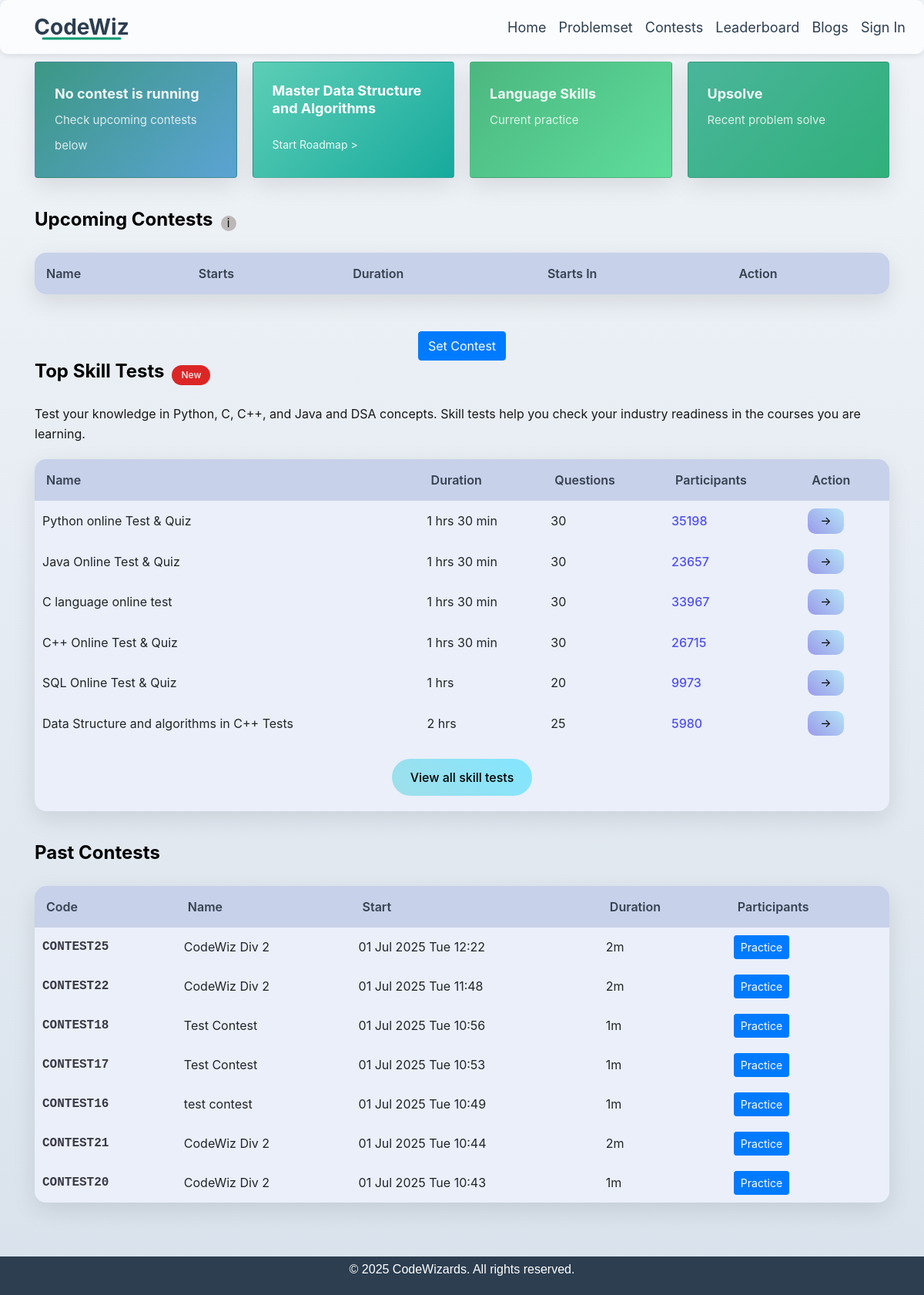
Screenshot of /contests.php with the database file from the repository.
### tables this page shows
CREATE TABLE `contests` (
  `contest_id` int(11) NOT NULL,
  `title` varchar(255) DEFAULT NULL,
  `duration` int(11) DEFAULT NULL,
  `start_time` datetime DEFAULT NULL
);

### contests.php (the view, shortened to what this page needs)
<!DOCTYPE html>
<html lang="en">
<head>
    <link rel="stylesheet" href="https://maxcdn.bootstrapcdn.com/bootstrap/4.5.2/css/bootstrap.min.css">
</head>
<body>
    <div class="page-container">
        <?php include('/xampp/htdocs/webb/partials/navbar.php'); ?>
        <div class="main-content">
            <div class="container">
                <div class="featured-cards">
                    <?php
                    require_once "/xampp/htdocs/webb/partials/dbconnection.php";
                    $current_time = date('Y-m-d H:i:s');
                    $sql = "SELECT * FROM contests
        WHERE start_time <= ?
        AND DATE_ADD(start_time, INTERVAL duration MINUTE) >= ?
        LIMIT 1";
                    $stmt = $conn->prepare($sql);
                    $stmt->bind_param("ss", $current_time, $current_time);
                    $stmt->execute();
                    $result = $stmt->get_result();
                    $running = $result->fetch_assoc();
                    ?>
                    <div class="card running-contest">
                        <?php
                        $isRegistered = false;
                        ?>
                        <?php if ($running): ?>
                            <div class="card-title">
                                <?php if (isset($_SESSION['uid'])): ?>
                                    <?php if ($isRegistered): ?>
                                        <a href="participate.php?cid=<?= $running['contest_id'] ?>" class="card-title1">
                                            <?= htmlspecialchars($running['title']) ?>
                                        </a>
                                    <?php else: ?>
                                        <a href="#" class="card-title1" onclick="alert('❌ You must register before the contest starts.'); return false;">
                                            <?= htmlspecialchars($running['title']) ?>
                                        </a>
                                    <?php endif; ?>
                                <?php else: ?>
                                    <a href="login.php" class="card-title1">
                                        <?= htmlspecialchars($running['title']) ?> (Login Required)
                                    </a>
                                <?php endif; ?>
                            </div>
                            <div class="card-meta">
                                <span><?= date('d M Y', strtotime($running['start_time'])) ?></span>
                                <span>
                                    <?= date('h:i A', strtotime($running['start_time'])) ?> to
                                    <?= date('h:i A', strtotime("+{$running['duration']} minutes", strtotime($running['start_time']))) ?>
                                </span>
                                <span id="contest-timer">Loading...</span>
                                <script>
                                    const endTime = new Date("<?= date('Y-m-d H:i:s', strtotime($running['start_time'] . " +{$running['duration']} minutes")) ?>").getTime();
                                    function updateContestTimer() {
                                        const now = new Date().getTime();
                                        const distance = endTime - now;
                                        if (distance <= 0) {
                                            document.getElementById("contest-timer").innerText = "Contest ended";
                                            clearInterval(timerInterval);
                                            return;
                                        }
                                        const h = Math.floor((distance % (1000 * 60 * 60 * 24)) / (1000 * 60 * 60));
                                        const m = Math.floor((distance % (1000 * 60 * 60)) / (1000 * 60));
                                        const s = Math.floor((distance % (1000 * 60)) / 1000);
                                        document.getElementById("contest-timer").innerText = `${h}h ${m}m ${s}s remaining`;
                                    }
                                    updateContestTimer();
                                    const timerInterval = setInterval(updateContestTimer, 1000);
                                </script>
                            </div>
                            <div class="mt-3">
                                <?php if (!isset($_SESSION['uid'])): ?>
                                    <a href="login.php" class="btn btn-warning">Login to Enter</a>
                                <?php elseif ($isRegistered): ?>
                                    <a href="participate.php?cid=<?= $running['contest_id'] ?>" class="btn btn-light">Enter</a>
                                <?php else: ?>
                                    <button class="btn btn-secondary" disabled>Not Registered</button>
                                <?php endif; ?>
                            </div>
                        <?php else: ?>
                            <div class="card-title">
                                <span class="card-title1">No contest is running</span>
                            </div>
                            <div class="card-subtitle">Check upcoming contests below</div>
                        <?php endif; ?>
                    </div>
                    <div class="card data-structure">
                        <div class="card-title">Master Data Structure and Algorithms</div>
                        <div class="card-content">
                            <a href="#" class="card-link">Start Roadmap ></a>
                        </div>
                    </div>
                    <div class="card language-skills">
                        <div class="card-title">
                            <a href="#" class="card-title1">Language Skills</a>
                        </div>
                        <div class="card-subtitle">Current practice</div>
                    </div>
                    <div class="card upsolve">
                        <div class="card-title">
                            <a href="#" class="card-title1">Upsolve</a>
                        </div>
                        <div class="card-subtitle">Recent problem solve</div>
                    </div>
                </div>
                <?php
                require_once "/xampp/htdocs/webb/partials/dbconnection.php";
                ?>
                <div class="section-header">
                    <h2 class="section-title">Upcoming Contests</h2>
                    <div class="info-icon">i</div>
                </div>
                <div class="table-container">
                    <table>
                        <thead>
                            <tr>
                                <th>Name</th>
                                <th>Starts</th>
                                <th>Duration</th>
                                <th>Starts In</th>
                                <th>Action</th>
                            </tr>
                        </thead>
                    </table>
                </div>
                <div class="text-center mt-5">
                    <button class="btn btn-primary" onclick="openSetterPopup()">Set Contest</button>
                </div>
                <div class="section-header">
                    <h2 class="section-title">Top Skill Tests</h2>
                    <div class="status-badge status-new">New</div>
                </div>
                <div class="skill-tests-desc">
                    Test your knowledge in Python, C, C++, and Java and DSA concepts. Skill tests help you check your industry readiness in the courses you are learning.
                </div>
                <div class="table-container">
                    <table>
                        <thead>
                            <tr>
                                <th>Name</th>
                                <th>Duration</th>
                                <th>Questions</th>
                                <th>Participants</th>
                                <th>Action</th>
                            </tr>
                        </thead>
                        <tbody>
                            <tr>
                                <td>Python online Test & Quiz</td>
                                <td>1 hrs 30 min</td>
                                <td>30</td>
                                <td class="participants">35198</td>
                                <td><button class="action-btn">→</button></td>
                            </tr>
                            <tr>
                                <td>Java Online Test & Quiz</td>
                                <td>1 hrs 30 min</td>
                                <td>30</td>
                                <td class="participants">23657</td>
                                <td><button class="action-btn">→</button></td>
                            </tr>
                            <tr>
                                <td>C language online test</td>
                                <td>1 hrs 30 min</td>
                                <td>30</td>
                                <td class="participants">33967</td>
                                <td><button class="action-btn">→</button></td>
                            </tr>
                            <tr>
                                <td>C++ Online Test & Quiz</td>
                                <td>1 hrs 30 min</td>
                                <td>30</td>
                                <td class="participants">26715</td>
                                <td><button class="action-btn">→</button></td>
                            </tr>
                            <tr>
                                <td>SQL Online Test & Quiz</td>
                                <td>1 hrs</td>
                                <td>20</td>
                                <td class="participants">9973</td>
                                <td><button class="action-btn">→</button></td>
                            </tr>
                            <tr>
                                <td>Data Structure and algorithms in C++ Tests</td>
                                <td>2 hrs</td>
                                <td>25</td>
                                <td class="participants">5980</td>
                                <td><button class="action-btn"> → </button></td>
                            </tr>
                        </tbody>
                    </table>
                    <button class="view-all-btn">View all skill tests</button>
                </div>
                <?php
                $now = date('Y-m-d H:i:s');
                $pastSql = "SELECT * FROM contests WHERE DATE_ADD(start_time, INTERVAL duration MINUTE) < ? ORDER BY start_time DESC LIMIT 7";
                $pastStmt = $conn->prepare($pastSql);
                $pastStmt->bind_param("s", $now);
                $pastStmt->execute();
                $pastResult = $pastStmt->get_result();
                ?>
                <div class="section-header">
                    <h2 class="section-title">Past Contests</h2>
                </div>
                <div class="table-container">
                    <table>
                        <thead>
                            <tr>
                                <th>Code</th>
                                <th>Name</th>
                                <th>Start</th>
                                <th>Duration</th>
                                <th>Participants</th>
                            </tr>
                        </thead>
                        <tbody>
                            <?php while ($row = $pastResult->fetch_assoc()):
                                $start = new DateTime($row['start_time']);
                                $duration = (int)$row['duration'];
                                $h = floor($duration / 60);
                                $m = $duration % 60;
                                $durationStr = ($h ? "{$h}h " : "") . "{$m}m";
                            ?>
                                <tr>
                                    <td class="code-cell">CONTEST<?php echo $row['contest_id']; ?></td>
                                    <td><?php echo htmlspecialchars($row['title']); ?></td>
                                    <td><?php echo $start->format('d M Y D H:i'); ?></td>
                                    <td><?php echo $durationStr; ?></td>
                                    <td>
                                        <button class="btn btn-sm btn-primary practice-btn" data-cid="<?php echo $row['contest_id']; ?>">
                                            Practice
                                        </button>
                                    </td>
                                </tr>
                            <?php endwhile; ?>
                        </tbody>
                    </table>
                </div>
            </div>
        </div>
        <?php include('/xampp/htdocs/webb/partials/mini_footer.php'); ?>
    </div>
</body>
</html>

### contests.php (style rules this page uses)
* { margin: 0; padding: 0; box-sizing: border-box; }
html, body { background: linear-gradient(to bottom, #f0f4f8, #d9e2ec); font-family: 'Poppins', sans-serif; color: #333; margin: 0; padding: 0; height: 100%; }
.page-container { min-height: 100vh; display: flex; flex-direction: column; }
.main-content { padding: 30px 0; margin-top: 50px; }
.featured-cards { display: grid; grid-template-columns: 1fr 1fr 1fr 1fr; gap: 20px; margin-bottom: 40px; }
.card { border-radius: 15px; padding: 25px; box-shadow: 0 10px 30px rgba(0, 0, 0, 0.1); transition: transform 0.3s ease, box-shadow 0.3s ease; position: relative; overflow: hidden; color: white; min-height: 140px; }
.card.running-contest { background: linear-gradient(135deg, #3c9884 0%, #5ba3d4 100%); }
.card.data-structure { background: linear-gradient(135deg, #5dceb6 0%, #17aa9d 100%); }
.card.language-skills { background: linear-gradient(135deg, #4cb780 0%, #5edd9b 100%); }
.card.upsolve { background: linear-gradient(135deg, #4ab59a 0%, #30b07b 100%); }
.card-title { font-size: 18px; font-weight: 700; color: white; line-height: 1.3; }
.card-title1 { color: rgba(255, 255, 255, 0.9); text-decoration: none; font-size: 18px; display: inline-flex; align-items: center; margin-top: 4px; }
.card-subtitle { font-size: 15px; color: rgba(255, 255, 255, 0.8); margin-bottom: 10px; line-height: 2.2; gap: 10px; }
.card-content { color: rgba(255, 255, 255, 0.9); line-height: 1.9; }
.card-link { color: rgba(255, 255, 255, 0.9); text-decoration: none; font-size: 14px; display: inline-flex; align-items: center; gap: 5px; margin-top: 10px; }
.section-header { display: flex; align-items: center; gap: 10px; margin-bottom: 20px; }
.section-title { font-size: 24px; font-weight: 700; color: rgb(0, 0, 0); }
.info-icon { width: 20px; height: 20px; background: #bdb8b8; border-radius: 50%; display: flex; align-items: center; justify-content: center; color: rgb(0, 0, 0); font-size: 15px; }
.table-container { background: #eaeffa; border-radius: 15px; overflow: hidden; box-shadow: 0 10px 30px rgba(0, 0, 0, 0.1); margin-bottom: 40px; }
table { background-color: #eaeffa; width: 100%; border-collapse: collapse; }
th { background: #c7d1e9; padding: 15px; text-align: left; font-weight: 600; color: #374151; border-bottom: 2px solid #9eb5e2; }
td { padding: 10px; border-bottom: 1px solid #b1bfdb; }
.code-cell { font-family: 'Courier New', monospace; font-weight: 600; color: #393943; }
.participants { color: #5050f1; font-weight: 500; }
.action-btn { background: linear-gradient(45deg, #9a9ae9, #b5e4f7); color: rgb(0, 0, 0); border: none; padding: 5px 16px; border-radius: 10px; cursor: pointer; font-size: 15px; transition: transform 0.3s ease; }
.view-all-btn { background: linear-gradient(45deg, #9fdfea, #82e6ff); color: rgb(0, 0, 0); border: none; padding: 12px 24px; border-radius: 25px; cursor: pointer; font-weight: 500; margin: 20px auto; display: block; transition: transform 0.3s ease; }
.skill-tests-desc { color: rgba(0, 0, 0, 0.9); margin-bottom: 20px; line-height: 1.6; }
.status-badge { padding: 4px 12px; border-radius: 15px; font-size: 12px; font-weight: 500; }
.status-new { background: #dc2626; color: #fef2f2; }

### rows the page displays
contests: contest_id "25", title "CodeWiz Div 2", start_time "01 Jul 2025 Tue 12:22", duration "2m"
contests: contest_id "22", title "CodeWiz Div 2", start_time "01 Jul 2025 Tue 11:48", duration "2m"
contests: contest_id "18", title "Test Contest", start_time "01 Jul 2025 Tue 10:56", duration "1m"
contests: contest_id "17", title "Test Contest", start_time "01 Jul 2025 Tue 10:53", duration "1m"
contests: contest_id "16", title "test contest", start_time "01 Jul 2025 Tue 10:49", duration "1m"
contests: contest_id "21", title "CodeWiz Div 2", start_time "01 Jul 2025 Tue 10:44", duration "2m"
contests: contest_id "20", title "CodeWiz Div 2", start_time "01 Jul 2025 Tue 10:43", duration "1m"
